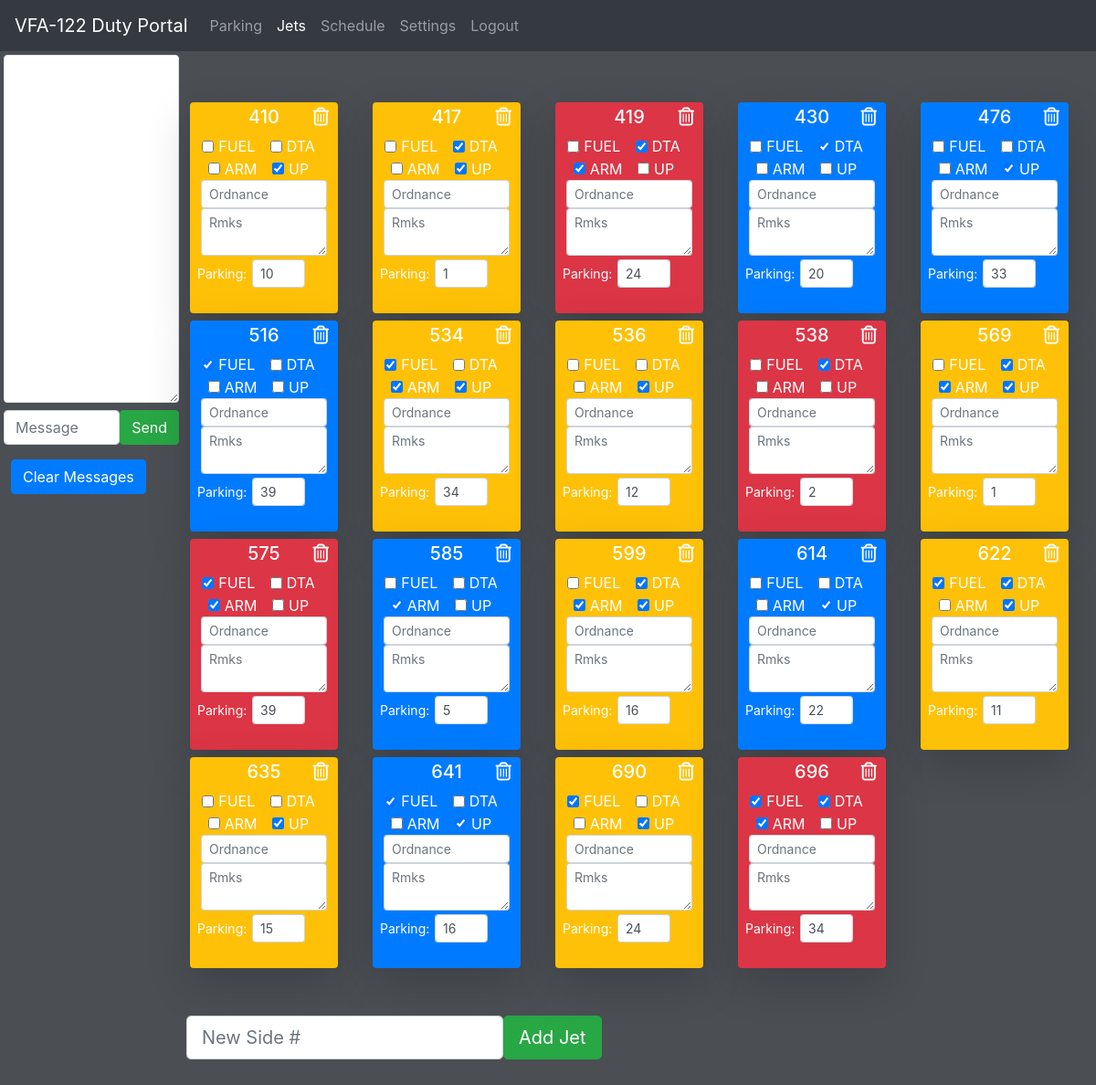
/jets (signed in), run on an earlier commit of the app's database.
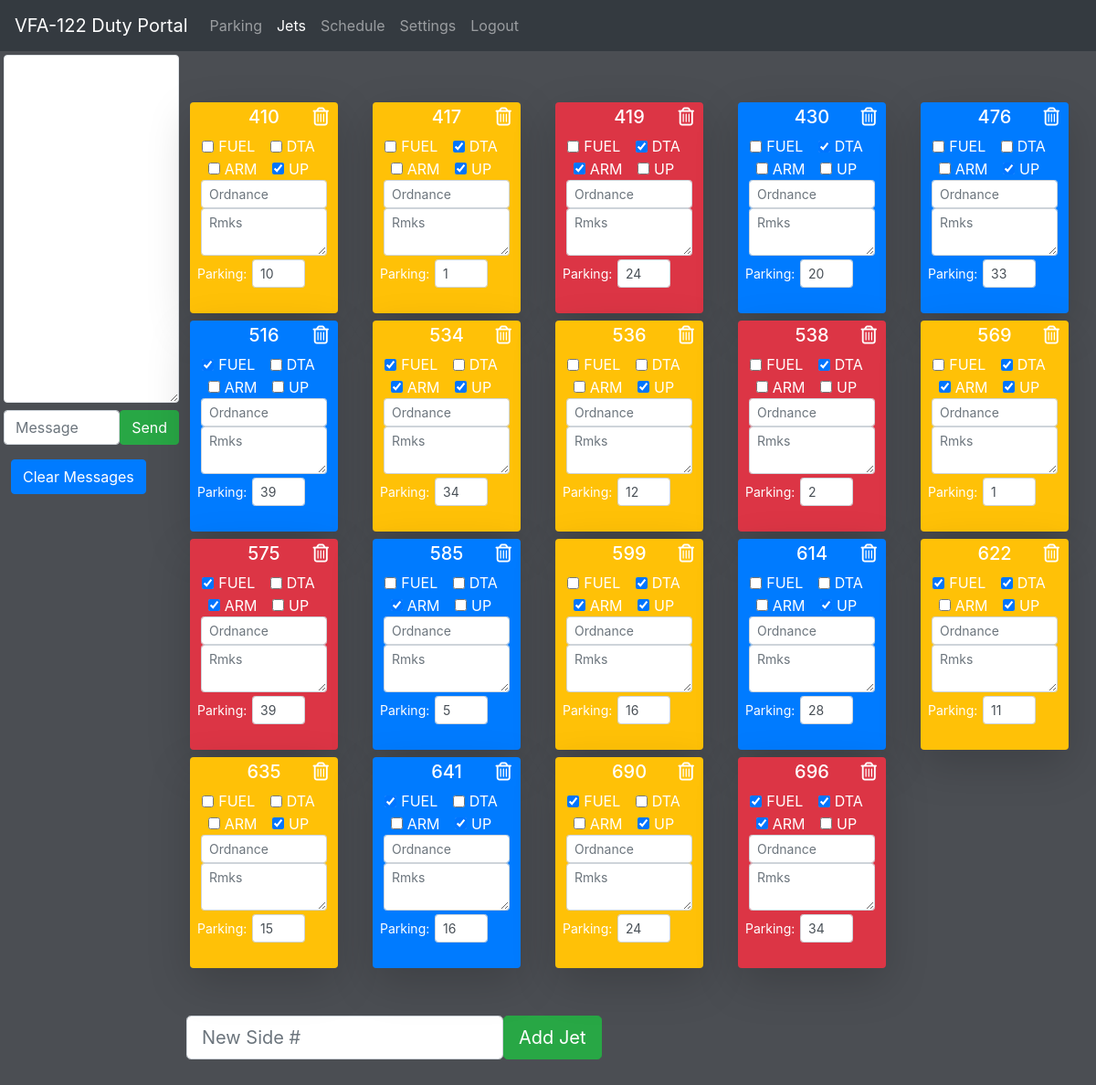
And on a later commit of the database.
### app.py (models this page shows, shortened)
class Jet(db.Model):
    __tablename__ = 'jets'
    id = db.Column(db.Integer, primary_key=True)
    side = db.Column(db.Integer, index=True)
    parking = db.Column(db.Integer, default = 0)
    fuel = db.Column(db.Boolean, default = False)
    dta = db.Column(db.Boolean, default= False)
    arm = db.Column(db.Boolean, default= False)
    notes = db.Column(db.String(512), nullable=True)
    flying = db.Column(db.Boolean, default = False)
    ordnance = db.Column(db.String(64), default="")
    remarks = db.Column(db.String(512), default="")
    status = db.Column(db.Boolean, default = False)

### app.py (the view)
@app.route('/jets', methods=['GET'])
def jet_list():
    if not session.get('logged_in'):
        return render_template('login.html')
    else:
        if request.method == 'GET':
            return render_template('jets.html', jets=get_jets(),settings=settings)

### app.py (called while the page is built)
def get_jets ():
    return Jet.query.order_by(Jet.side).all()

### templates/jets.html (shortened to what this page needs)
{% extends "base.html" %}
{% block content %}
<div class="mt-5 container-fluid m-0 p-0 card-deck">
    <div class="row">
        {% for jet in jets %}
        <div style="min-width: 200px;" class="col-sm-4 col-md-3 col-lg-2">
            <div class="rounded m-1 p-1 shadow-lg jets text-center text-white
        {% if jet.side != 0 %}
            {% if not jet.flying %}
                {% if jet.status %}
                    {% if jet.fuel  and jet.dta  and  jet.arm %}
                        bg-success
                    {%else %}
                        bg-warning
                    {%endif%}
                {% else %}
                    bg-danger
                {% endif %}
            {% else %}
                bg-primary
            {% endif %}
        {% else %}
            bg-dark
        {% endif %}
            ">
                <h5 class="row m-0">
                    <div class="col-3">
                    </div>
                    <div class="col-6 text-center">{{ jet.side }}</div>
                    <div class="col-3"><a href="/remove/{{jet.id}}"><i class="text-white far fa-trash-alt"></i></a>
                    </div>
                </h5>
                <div class="p-1 card-body">
                    <form class="py-1" action="/jet_edit/{{jet.id}}" autocomplete="off" method="POST">
                        <div class="form-check form-check-inline">
                            <input onchange="this.form.submit()" class="form-check-input" type="checkbox" name="fuel"
                                {% if jet.fuel %} checked {%endif%}>
                            <label class="form-check-label" for="fuel">FUEL</label>
                        </div>
                        <div class="form-check form-check-inline">
                            <input onchange="this.form.submit()" class="form-check-input" type="checkbox" name="dta"
                                {% if jet.dta %} checked {%endif%}>
                            <label class="form-check-label" for="dta">DTA</label>
                        </div>
                        <div class="form-check form-check-inline">
                            <input onchange="this.form.submit()" class="form-check-input" type="checkbox" name="arm"
                                {% if jet.arm%} checked {%endif%}>
                            <label class="form-check-label" for="arm">ARM</label>
                        </div>
                        <div class="form-check form-check-inline">
                            <input onchange="this.form.submit()" class="form-check-input" type="checkbox" name="status"
                                {% if jet.status %} checked {%endif%}>
                            <label class="form-check-label" for="status">UP</label>
                        </div>
                        <div class="col px-1">
                            <input name="ordnance" onchange="this.form.submit()" type="text"
                                class="form-control-sm form-control" placeholder="Ordnance" value="{{jet.ordnance}}">
                        </div>
                        <div class="col px-1">
                            <textarea name="remarks" onchange="this.form.submit()" type="text" class="form-control form-control-sm"  placeholder="Rmks">{{jet.remarks}}</textarea>
                        </div>
                        <div class="pt-1 form-group row">
                            <label for="colFormLabelSm"
                                class="col-sm-2 col-form-label col-form-label-sm">Parking:</label>
                                <div class="col-sm-2"></div>
                            <div class="col-sm-6">
                                <input onchange="this.form.submit()" type="text" class="form-control form-control-sm" name="parking"
                                    value="{{jet.parking}}">
                            </div>
                        </div>
                    </form>
                </div>
            </div>
        </div>
        {% endfor %}
    </div>
</div>
<form class="py-5 form-inline" action="/jets/add" autocomplete="off" method="POST">
    <input type="text" class="form-control form-control-lg" name="new_side"
        placeholder = "New Side #" value="">
    <button class="btn btn-success btn-lg">Add Jet</button>
</form>
{% endblock %}

### templates/base.html (shortened to what this page needs)
<!DOCTYPE html>
<html lang="en">
<head>
    <link rel="stylesheet" href="https://stackpath.bootstrapcdn.com/bootstrap/4.3.1/css/bootstrap.min.css"
>
    <link rel="stylesheet" href="static/style.css">
</head>
<body onload="document.body.scrollTop = <?=intval($_GET['scrollTop']);?>">
    <nav class="navbar navbar-expand-md navbar-dark bg-dark">
        <a class="navbar-brand" href="/">VFA-122 Duty Portal</a>
        <div class="collapse navbar-collapse" id="navbarNav">
            <ul class="navbar-nav">
                <li class="nav-item {%if request.path == '/parking'%}active{%endif%}"">
                    <a class=" nav-link" href="/parking">Parking</a>
                </li>
                <li class="nav-item {%if request.path == '/jets'%}active{%endif%}"">
                    <a class=" nav-link" href="/jets">Jets</a>
                </li>
                <li class="nav-item {%if request.path == '/schedule'%}active{%endif%}"">
                    <a class=" nav-link" href="/schedule">Schedule</a>
                </li>
                <li class="nav-item {%if request.path == '/settings'%}active{%endif%}"">
                    <a class=" nav-link" href="/settings">Settings</a>
                </li>
                <li class="nav-item {%if request.path == '/logout'%}active{%endif%}"">
                    <a class=" nav-link" href="/logout">Logout</a>
                </li>
            </ul>
        </div>
    </nav>
    <div class="container-fluid m-0 p-0">
        <div class="m-0 p-0 row">
            <div class="chatbox d-none d-lg-inline col-0 col-lg-2 m-0 p-1">
                <div class="d-flex flex-column">
                    <textarea id="panelBody" class="border rounded align-items-start bg-white text-dark px-1" spellcheck="false" rows="15" style="text-align:left; overflow:scroll;"></textarea>
                    <form class="mt-2" action="/message" autocomplete="off" method="POST">
                        <div class="d-flex align-items-end">
                            <div class="col p-0 ">
                                <input type="text" name="new_message" class="form-control" placeholder="Message">
                            </div>
                            <div class="p-0 m-0 form-row">
                                <button class="btn btn-success btn-lsm">Send</button>
                            </div>
                        </div>
                    </form>
                    <form class="mt-2" action="/message/delete" autocomplete="off" method="POST">
                        <button class="btn btn-primary btn-lsm m-2">Clear Messages</button>
                    </form>
                </div>
            </div>
            <div class="col-lg-10 col-12 p-1">
                {% block content %}
                {% endblock %}
            </div>
        </div>
    </div>
</body>
</html>

### static/style.css (style rules this page uses)
body { background-color: #4B4E53; color: #C0C3CA; width: 100vw; margin: 0; padding: 0; }
a { color: #4B4E53; }

What changed in the data, as far as the page shows it:
changed Jet (number 14 of 19 on the later page): parking "22" → "28"
